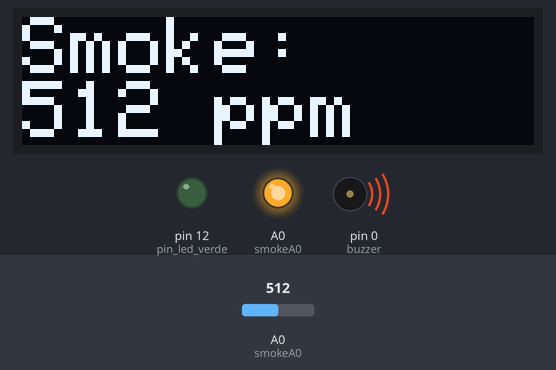
A sketch run on a simulated Arduino Uno, built with avr-gcc and run on an emulated ATmega328P. Parts: 128×32 one-colour display, output pins drawn as LEDs (lit = HIGH), buzzer (waves = sounding). The test bench sets the inputs (shaded band); at power-on: A0 (smokeA0) = 512. The display library's start-up logo is not drawn; what the sketch prints to the serial monitor is not drawn.

Above: at 1.3 s.
1.4 s: A0 (smokeA0) set to 264
At 3.3 s:
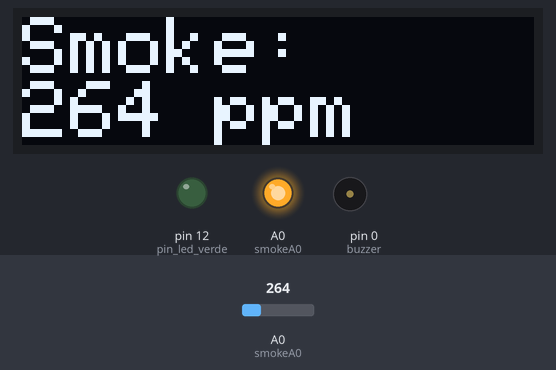
4.4 s: A0 (smokeA0) set to 238
At 5.9 s:
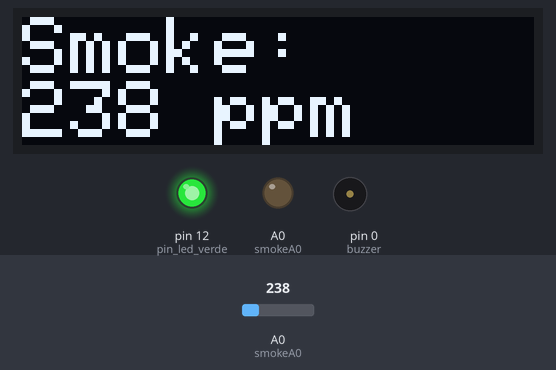
6.2 s: A0 (smokeA0) set to 306
At 8.06 s:
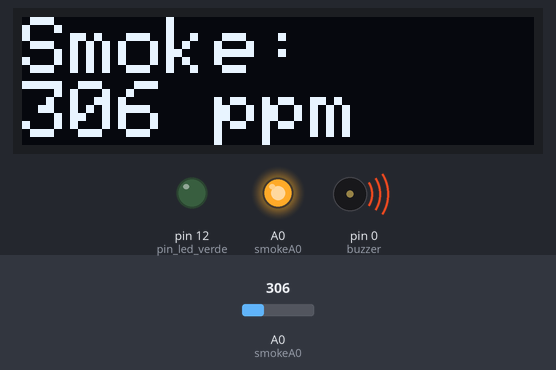
Timing chart, 0 to 14.5 s (numbered marks = the images above; inputs shaded):
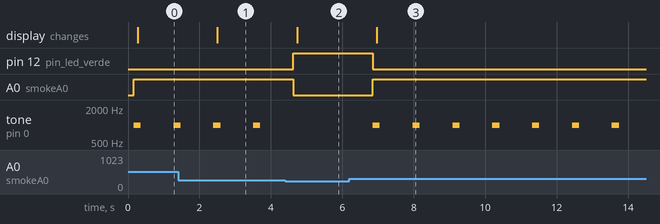

Measured:
- the behaviour switches between 251 and 250 on A0 (smokeA0) (found by bisection; images 1 and 2)
- after the input at 1.4 s, the display: changes after 1.1 s (image 1)
- after the input at 4.4 s, pin 12 (pin_led_verde): LOW → HIGH after 0.22 s; A0 (smokeA0): HIGH → LOW after 0.22 s; tone on pin 0 (buzzer): stops changing and stays silent; the display: changes after 0.33 s (image 2)
- after the input at 6.2 s, pin 12 (pin_led_verde): HIGH → LOW after 0.65 s; A0 (smokeA0): LOW → HIGH after 0.65 s; tone on pin 0 (buzzer): alternates 1000 Hz for 0.20 s and silent for 0.92 s, starting after 0.65 s; the display: changes after 0.77 s (image 3)
- by itself, tone on pin 0 (buzzer): alternates 1000 Hz for 0.20 s and silent for 0.92 s

The sketch:

SensorMQ2_OLed_ESp8266.ino
```cpp
/********************************
  Autora : Márcia de Sá
 | SENSOR MQ2 | OLED | ESP8266 |
*********************************/

#include <Wire.h>
#include <SPI.h>
#include <Adafruit_Sensor.h>
#include <Adafruit_BME280.h>
#include <Adafruit_GFX.h>
#include <Adafruit_SSD1306.h>

/*******************
#include <SPI.h>
#define BME_SCK 18
#define BME_MISO 19
#define BME_MOSI 23
#define BME_CS 5
********************/

int buzzer = 0;/*buzzer!!*/
int smokeA0 = A0; /*Sensor MQ2*/
int pin_led_verm = 14;/* D5 | Led vermelho*/
int pin_led_verde = 12;/* D6 | Led verde*/

int nivel_sensor  = 250; /* Nivel do Sensor MQ2 */

//Adafruit_BME280 bme; //comunicação I2C
//Adafruit_BME280 bme(BME_CS); // hardware SPI

Adafruit_SSD1306 display = Adafruit_SSD1306(128, 32, &Wire);
unsigned long delayTime;

void setup() {

  pinMode(buzzer, OUTPUT); /* Pino Buzzer */
  pinMode(smokeA0, INPUT); /* Pino MQ2 */
  pinMode(pin_led_verm, OUTPUT);
  pinMode(pin_led_verde, OUTPUT);

  Serial.begin(115200);

  display.begin(SSD1306_SWITCHCAPVCC, 0x3C);  // initialize with the I2C addr 0x3C
   // init done
  display.display();
  delay(100);
  display.clearDisplay();
  display.display();
  display.setTextSize(1.5);// era 1.2
  display.setTextColor(WHITE);

  Serial.println();
}

void loop() {

  int analogSensor = analogRead(smokeA0);

  /*Diplay*/
  display.clearDisplay();
  display.setCursor(0,0);
  display.setTextSize(2.0);


  /* Sensor MQ2 */
  Serial.print("Smoke: ");
  Serial.println(analogRead(smokeA0));
  //Serial.println(" ppm");
  display.println("Smoke: ");
  display.print(analogRead(smokeA0));
  display.println(" ppm");

  if (analogSensor > nivel_sensor)
  {
   digitalWrite(pin_led_verm, HIGH);
   digitalWrite(pin_led_verde, LOW);
   tone(buzzer, 1000, 200);
   }
   else
   {
    digitalWrite(pin_led_verm, LOW);/*Desliga O led Vermelho*/
    digitalWrite(pin_led_verde, HIGH);/*Liga O led Verde*/
    noTone(buzzer);
    }
    delay(100);

    Serial.println();
    display.display();
    delay(1000);
  }
```
